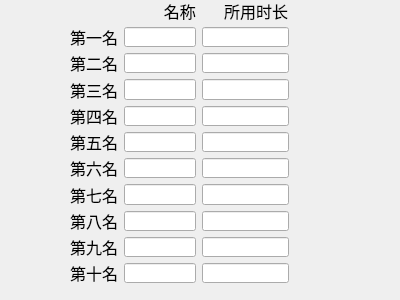
<?xml version="1.0" encoding="UTF-8"?>
<ui version="4.0">
 <class>rank_list</class>
 <widget class="QWidget" name="rank_list">
  <property name="geometry">
   <rect>
    <x>0</x>
    <y>0</y>
    <width>400</width>
    <height>300</height>
   </rect>
  </property>
  <property name="windowTitle">
   <string>Form</string>
  </property>
  <widget class="QWidget" name="">
   <property name="geometry">
    <rect>
     <x>70</x>
     <y>0</y>
     <width>219</width>
     <height>283</height>
    </rect>
   </property>
   <layout class="QGridLayout" name="gridLayout">
    <item row="0" column="2">
     <widget class="QLabel" name="label_12">
      <property name="font">
       <font>
        <family>Arial</family>
        <pointsize>12</pointsize>
       </font>
      </property>
      <property name="text">
       <string>     所用时长</string>
      </property>
     </widget>
    </item>
    <item row="2" column="2">
     <widget class="QLineEdit" name="lineEdit_20"/>
    </item>
    <item row="3" column="1">
     <widget class="QLineEdit" name="lineEdit_3"/>
    </item>
    <item row="3" column="2">
     <widget class="QLineEdit" name="lineEdit_15"/>
    </item>
    <item row="4" column="2">
     <widget class="QLineEdit" name="lineEdit_19"/>
    </item>
    <item row="5" column="0">
     <widget class="QLabel" name="label_5">
      <property name="font">
       <font>
        <family>Arial</family>
        <pointsize>12</pointsize>
       </font>
      </property>
      <property name="text">
       <string>第五名</string>
      </property>
     </widget>
    </item>
    <item row="5" column="1">
     <widget class="QLineEdit" name="lineEdit_5"/>
    </item>
    <item row="5" column="2">
     <widget class="QLineEdit" name="lineEdit_16"/>
    </item>
    <item row="1" column="2">
     <widget class="QLineEdit" name="lineEdit_18"/>
    </item>
    <item row="3" column="0">
     <widget class="QLabel" name="label_3">
      <property name="font">
       <font>
        <family>Arial</family>
        <pointsize>12</pointsize>
       </font>
      </property>
      <property name="text">
       <string>第三名</string>
      </property>
     </widget>
    </item>
    <item row="2" column="1">
     <widget class="QLineEdit" name="lineEdit_2"/>
    </item>
    <item row="4" column="0">
     <widget class="QLabel" name="label_4">
      <property name="font">
       <font>
        <family>Arial</family>
        <pointsize>12</pointsize>
       </font>
      </property>
      <property name="text">
       <string>第四名</string>
      </property>
     </widget>
    </item>
    <item row="4" column="1">
     <widget class="QLineEdit" name="lineEdit_4"/>
    </item>
    <item row="1" column="1">
     <widget class="QLineEdit" name="lineEdit"/>
    </item>
    <item row="2" column="0">
     <widget class="QLabel" name="label_2">
      <property name="font">
       <font>
        <family>Arial</family>
        <pointsize>12</pointsize>
       </font>
      </property>
      <property name="text">
       <string>第二名</string>
      </property>
     </widget>
    </item>
    <item row="9" column="1">
     <widget class="QLineEdit" name="lineEdit_9"/>
    </item>
    <item row="7" column="2">
     <widget class="QLineEdit" name="lineEdit_11"/>
    </item>
    <item row="8" column="0">
     <widget class="QLabel" name="label_8">
      <property name="font">
       <font>
        <family>Arial</family>
        <pointsize>12</pointsize>
       </font>
      </property>
      <property name="text">
       <string>第八名</string>
      </property>
     </widget>
    </item>
    <item row="8" column="2">
     <widget class="QLineEdit" name="lineEdit_12"/>
    </item>
    <item row="10" column="1">
     <widget class="QLineEdit" name="lineEdit_10"/>
    </item>
    <item row="10" column="0">
     <widget class="QLabel" name="label_9">
      <property name="font">
       <font>
        <family>Arial</family>
        <pointsize>12</pointsize>
       </font>
      </property>
      <property name="text">
       <string>第十名</string>
      </property>
     </widget>
    </item>
    <item row="7" column="0">
     <widget class="QLabel" name="label_7">
      <property name="font">
       <font>
        <family>Arial</family>
        <pointsize>12</pointsize>
       </font>
      </property>
      <property name="text">
       <string>第七名</string>
      </property>
     </widget>
    </item>
    <item row="6" column="2">
     <widget class="QLineEdit" name="lineEdit_17"/>
    </item>
    <item row="6" column="0">
     <widget class="QLabel" name="label_6">
      <property name="font">
       <font>
        <family>Arial</family>
        <pointsize>12</pointsize>
       </font>
      </property>
      <property name="text">
       <string>第六名</string>
      </property>
     </widget>
    </item>
    <item row="9" column="0">
     <widget class="QLabel" name="label_10">
      <property name="font">
       <font>
        <family>Arial</family>
        <pointsize>12</pointsize>
       </font>
      </property>
      <property name="text">
       <string>第九名</string>
      </property>
     </widget>
    </item>
    <item row="7" column="1">
     <widget class="QLineEdit" name="lineEdit_7"/>
    </item>
    <item row="10" column="2">
     <widget class="QLineEdit" name="lineEdit_13"/>
    </item>
    <item row="6" column="1">
     <widget class="QLineEdit" name="lineEdit_6"/>
    </item>
    <item row="8" column="1">
     <widget class="QLineEdit" name="lineEdit_8"/>
    </item>
    <item row="9" column="2">
     <widget class="QLineEdit" name="lineEdit_14"/>
    </item>
    <item row="0" column="1">
     <widget class="QLabel" name="label_11">
      <property name="font">
       <font>
        <family>Arial</family>
        <pointsize>12</pointsize>
       </font>
      </property>
      <property name="text">
       <string>         名称</string>
      </property>
     </widget>
    </item>
    <item row="1" column="0">
     <widget class="QLabel" name="label">
      <property name="font">
       <font>
        <family>Arial</family>
        <pointsize>12</pointsize>
       </font>
      </property>
      <property name="text">
       <string>第一名</string>
      </property>
     </widget>
    </item>
   </layout>
  </widget>
 </widget>
 <resources/>
 <connections/>
</ui>
